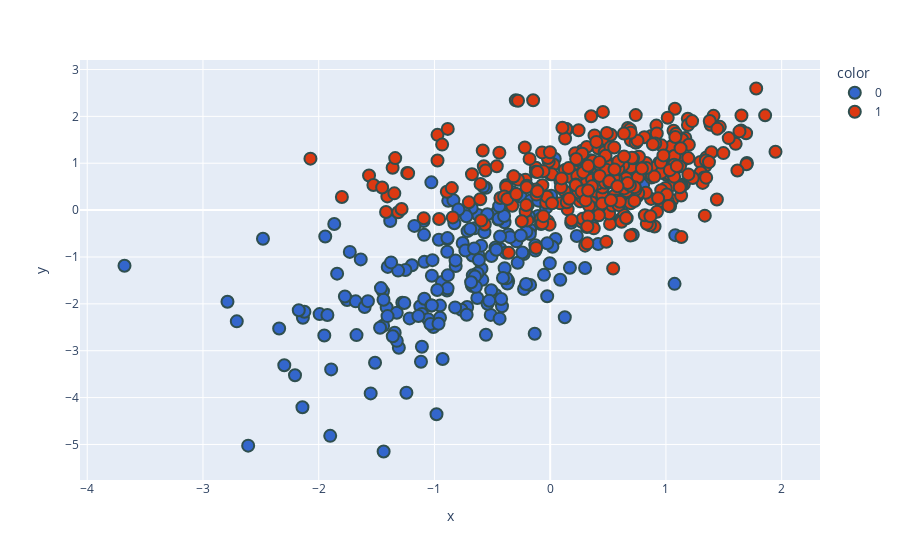

Notebook cell for this chart:
### Code cell
new_df['target'] = new_df['target'].astype('str')
fig = px.scatter(x=new_df['PC1'],
                 y=new_df['PC2'],
                 color=new_df['target'],
                 color_discrete_sequence=px.colors.qualitative.G10
                )

fig.update_traces(marker=dict(size=12,
                              line=dict(width=2,
                                        color='DarkSlateGrey')),
                  selector=dict(mode='markers'))
fig.show()

### Figure 1 — Plotly figure (JSON) as saved in the notebook; plotly's stock layout.template omitted (floating-point values rounded to 4 significant figures; data arrays with more than 128 entries replaced by an {"elided": "..."} marker saying what was removed)
{"data": [{"hovertemplate": "color=0<br>x=%{x}<br>y=%{y}<extra></extra>", "legendgroup": "0", "marker": {"color": "#3366CC", "line": {"color": "DarkSlateGrey", "width": 2}, "size": 12, "symbol": "circle"}, "mode": "markers", "name": "0", "orientation": "v", "showlegend": true, "type": "scatter", "x": {"elided": "212 float values"}, "xaxis": "x", "y": {"elided": "212 float values"}, "yaxis": "y"}, {"hovertemplate": "color=1<br>x=%{x}<br>y=%{y}<extra></extra>", "legendgroup": "1", "marker": {"color": "#DC3912", "line": {"color": "DarkSlateGrey", "width": 2}, "size": 12, "symbol": "circle"}, "mode": "markers", "name": "1", "orientation": "v", "showlegend": true, "type": "scatter", "x": {"elided": "357 float values"}, "xaxis": "x", "y": {"elided": "357 float values"}, "yaxis": "y"}], "layout": {"legend": {"title": {"text": "color"}, "tracegroupgap": 0}, "margin": {"t": 60}, "xaxis": {"anchor": "y", "domain": [0, 1], "title": {"text": "x"}}, "yaxis": {"anchor": "x", "domain": [0, 1], "title": {"text": "y"}}}}
